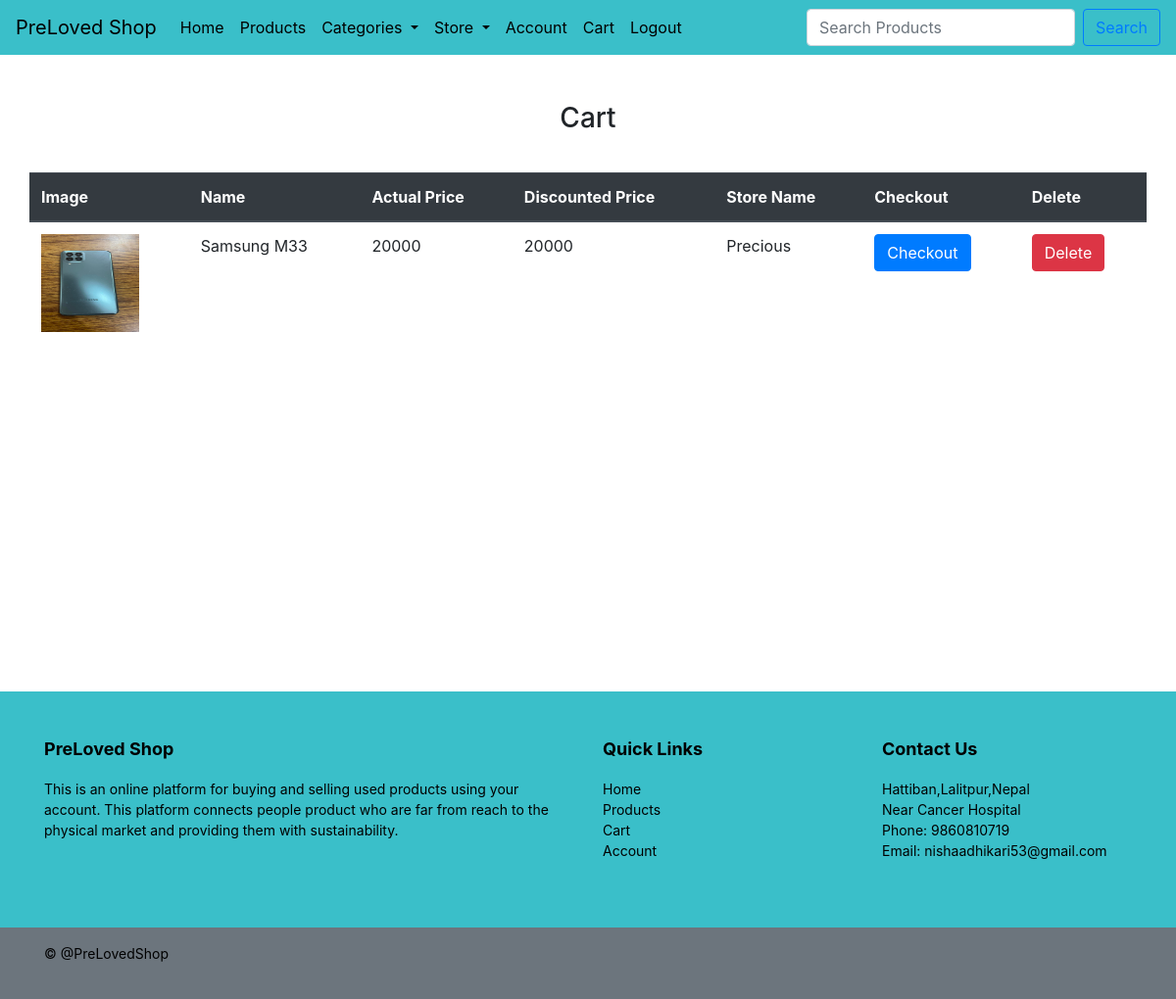
Screenshot of /cart.php (signed in) with the database file from the repository.
### tables this page shows
CREATE TABLE `cart` (
  `id` int(11) NOT NULL,
  `name` varchar(255) NOT NULL,
  `category` varchar(255) NOT NULL,
  `description` text NOT NULL,
  `price` int(255) NOT NULL,
  `discount` int(255) NOT NULL,
  `location` varchar(255) NOT NULL,
  `buyerid` varchar(255) NOT NULL,
  `productid` int(255) NOT NULL,
  `userid` int(255) NOT NULL,
  `storename` varchar(255) NOT NULL
);

### cart.php (the view, shortened to what this page needs)
<!DOCTYPE html>
<html>
<head>
</head>
<?php
if(isset($_SESSION['buyerid'])){
$uid = $_SESSION['buyerid'];
include'config.php';
$sql = "SELECT * FROM buyer where id='$uid'";
$record = mysqli_query($conn,$sql);
$row = mysqli_fetch_array($record);
$sqlproducts = "SELECT * FROM cart WHERE buyerid='$uid'";
$recordproducts = mysqli_query($conn,$sqlproducts);
?>
<link rel="stylesheet" href="https://cdn.jsdelivr.net/npm/bootstrap@4.6.2/dist/css/bootstrap.min.css">
<body>
  <?php include'navbar.php';?>
  <br><br>
  <div class="container">
    <div class="row">
      <div class="col-lg-12">
        <center><h3>Cart</h3></center>
      </div>
    </div>
  </div>
<div class="container cart">
  <div class="row">
    <table class="table">
      <thead class="thead-dark">
        <tr>
          <th scope="col">Image</th>
          <th scope="col">Name</th>
          <th scope="col">Actual Price</th>
          <th scope="col">Discounted Price</th>
          <th scope="col">Store Name</th>
          <th scope="col">Checkout</th>
          <th scope="col">Delete</th>
        </tr>
      </thead>
    <?php while($rowproducts=mysqli_fetch_array($recordproducts)){
      $productid=$rowproducts['productid'];
      $buyerid=$row['id'];
      $buyernumber=$row['phonenumber'];
    ?>
  <tr>
    <td>
      <img class="img-fluid" style="height:100px;width:100px;"src="<?php echo $rowproducts['location'] ; ?>">
  </td>
    <td>
      <?php echo $rowproducts['name'] ; ?>
  </td>
  <td>
      <?php echo $rowproducts['price'] ; ?>
  </td>
  <td>
      <?php echo $rowproducts['discount'] ; ?>
                                       </td>
  <td>
      <?php echo $rowproducts['storename'] ; ?>
</td>
<td>
      <a href="checkout.php?id=<?php echo $productid;?>&user=<?php echo $productid;?>&buyerid=<?php echo $buyerid;?>&buyernumber=<?php echo $buyernumber;?>" class="btn btn-primary">Checkout</a>
</td>
<td>
      <a href="deletecart.php?buyerid=<?php echo $uid; ?>&id=<?php echo $productid;?>" class="btn btn-danger">Delete</a>
</td>
</tr>
<?php }?>
</table>
  </div>
</div>
<?php include'footer.php';?>
<?php }
?>
</body>
</html>

### cart.php (style rules this page uses)
.cart { min-height:500px; margin-top:30px; margin-bottom: 30px; }

### rows the page displays
cart: location (picture), name "Samsung M33", price "20000", discount "20000", storename "Precious"
